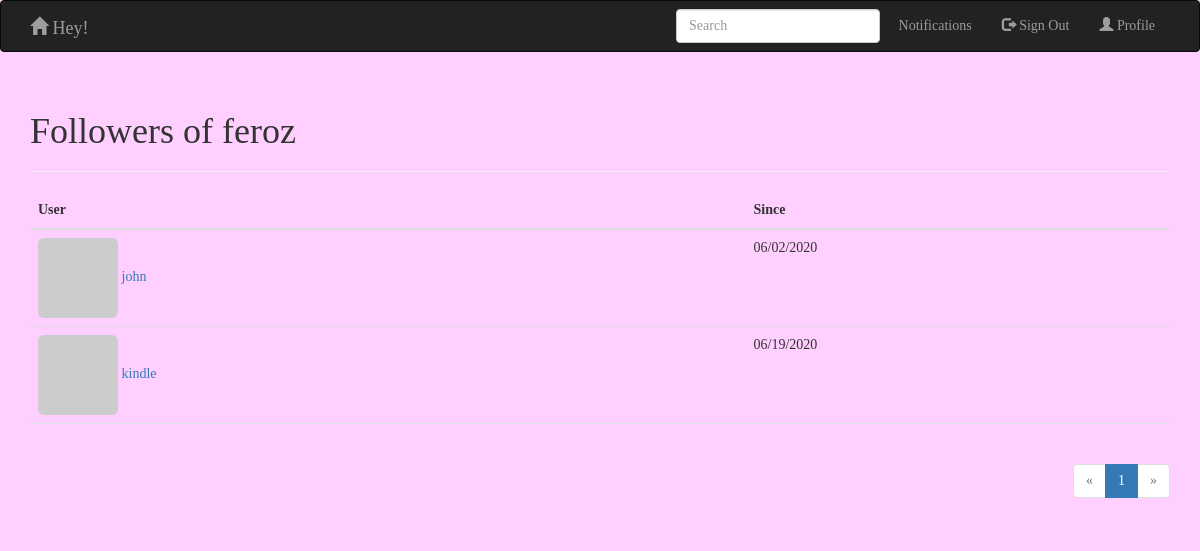
Page /followers/feroz (signed in) on the committed database.
### app/models.py (models this page shows, shortened)
class User(UserMixin,db.Model):
    __tablename__ = 'users'
    id = db.Column(db.Integer, primary_key=True)
    email = db.Column(db.String(64), unique=True, index=True)
    username = db.Column(db.String(64), unique=True, index=True)
    password_hash = db.Column(db.String(128))
    role_id = db.Column(db.Integer, db.ForeignKey('roles.id'))
    name = db.Column(db.String(64))
    location = db.Column(db.String(64))
    about_me = db.Column(db.Text())
    member_since = db.Column(db.DateTime(),default=datetime.utcnow)
    last_seen = db.Column(db.DateTime(),default=datetime.utcnow)
    avatar_hash = db.Column(db.String(32))
    posts = db.relationship('Post', backref='author', lazy='dynamic')
    followed = db.relationship('Follow',backref=db.backref('follower',lazy = 'joined'),lazy='dynamic',cascade='all,delete-orphan',foreign_keys=[Follow.follower_id])
    followers = db.relationship('Follow', backref=db.backref('followed', lazy='joined'), lazy='dynamic',
                               cascade='all,delete-orphan', foreign_keys=[Follow.followed_id])
    def gravatar(self, size=100, default='identicon', rating='g'):
        if request.is_secure:
            url = 'https://secure.gravatar.com/avatar'
        else:
            url = 'http://www.gravatar.com/avatar'
        hash = self.avatar_hash or hashlib.md5(self.email.encode('utf-8')).hexdigest()
        return '{url}/{hash}?s={size}&d={default}&r={rating}'.format(
            url=url, hash=hash, size=size, default=default, rating=rating)
    @property
    def password(self):
        raise AttributeError('password is not a readable attribute')
    def ping(self):
        self.last_seen = datetime.utcnow()
        db.session.add(self)
    @login_manager.user_loader
    def load_user(user_id):
        return User.query.get(int(user_id))

class Follow(db.Model):
    __tablename__ = 'follows'
    follower_id = db.Column(db.Integer, db.ForeignKey('users.id'),primary_key=True)
    followed_id = db.Column(db.Integer, db.ForeignKey('users.id'),primary_key=True)
    timestamp = db.Column(db.DateTime, default=datetime.utcnow)

### app/main/hello.py (the view)
@main.route('/followers/<username>')
def followers(username):
    user = User.query.filter_by(username=username).first()
    if user is None:
        flash('Invalid user.')
        return redirect(url_for('.index'))
    page = request.args.get('page', 1, type=int)
    pagination = user.followers.paginate(
        page, per_page=current_app.config['FLASKY_POSTS_PER_PAGE'],error_out=False)
    follows = [{'user': item.follower, 'timestamp': item.timestamp} for item in pagination.items]
    return render_template('followers.html', user=user, title="Followers of",endpoint='.followers', pagination=pagination,follows=follows)

### app/auth/views.py (called while the page is built)
@auth.before_app_request
def before_request():
    if current_user.is_authenticated:
        current_user.ping()

### app/main/__init__.py (called while the page is built)
@main.app_context_processor
def inject_permissions():
    return dict(Permission=models.Permission)

### app/templates/followers.html (shortened to what this page needs)
{% extends "base.html" %}
{% import "_macros.html" as macros %}
{% block page_content %}
<div class="page-header">
    <h1>{{ title }} {{ user.username }}</h1>
</div>
<table class="table table-hover followers">
    <thead><tr><th>User</th><th>Since</th></tr></thead>
    {% for follow in follows %}
    {% if follow.user != user %}
    <tr>
        <td>
            <a href="{{ url_for('.user', username = follow.user.username) }}">
                <img class="img-rounded" src="{{ follow.user.gravatar(size=32) }}">
                {{ follow.user.username }}
            </a>
        </td>
        <td>{{ moment(follow.timestamp).format('L') }}</td>
    </tr>
    {% endif %}
    {% endfor %}
</table>
<div class="pagination">
    {{ macros.pagination_widget(pagination, endpoint, username = user.username) }}
</div>
{% endblock %}

### app/static/styles.css (style rules this page uses)
* { font-family:Verdana; }
body { background-color: #FFCFFF; }
div.pagination { width: 100%; text-align: right; padding: 0px; margin: 0px; }
.table.followers tr { border-bottom: 1px solid #e0e0e0; }

### rows in the picture
User: username "feroz"
User: user.username "john"
Follow: timestamp "06/02/2020"
User: user.username "kindle"
Follow: timestamp "06/19/2020"

### other values in the picture
{{ title }} "Followers of"
{{ p }} "1"
